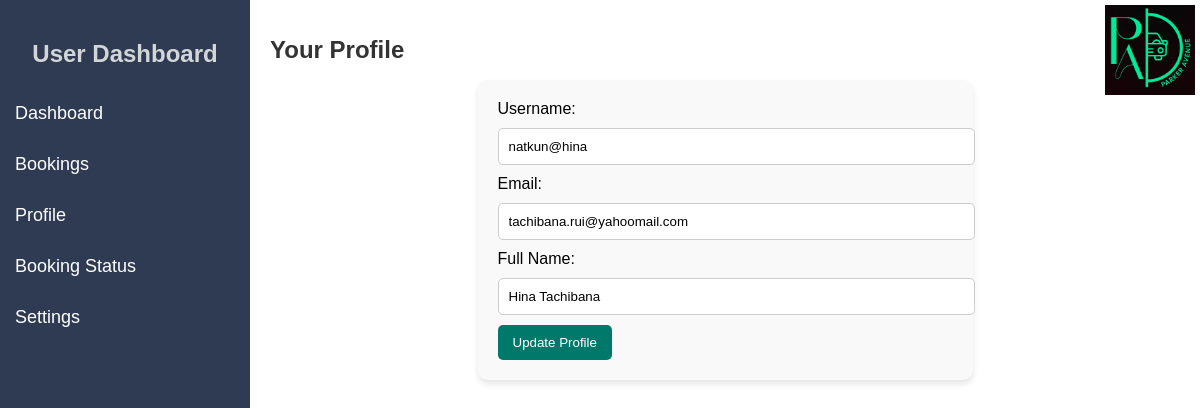
The app's page /user_profile (signed in) with its own data.
### models.py (models this page shows)
class User(db.Model):
    id = db.Column(db.Integer, primary_key=True)
    username = db.Column(db.String(80), unique=True, nullable=False)
    fullname = db.Column(db.String(100), nullable=True)
    email = db.Column(db.String(120), unique=True, nullable=False)
    password = db.Column(db.String(50), nullable=False)
    dob = db.Column(db.Date, nullable=True)
    state = db.Column(db.String(50), nullable=True)
    is_admin = db.Column(db.Boolean, default=False)
    is_banned = db.Column(db.Boolean, default=False)
    reservations = db.relationship('Reservation', backref='user', lazy=True)

### app.py (the view, shortened to what this page needs)
@app.route('/user_profile', methods=['GET', 'POST'])
@login_required
def user_profile():
    user = User.query.get(session['user_id'])
    reservations= Reservation.query.filter_by(user_id=user.id).all()
    return render_template('user_profile.html', user=user, reservations=reservations)

### app.py (called while the page is built)
def login_required(f):
    @wraps(f)
    def decorated_function(*args, **kwargs):
        if 'user_id' not in session:
            flash('Please log in first', 'danger')
            return redirect(url_for('user_login'))
        return f(*args, **kwargs)
    return decorated_function

### templates/user_profile.html (shortened to what this page needs)
<!DOCTYPE html>
<html lang="en">
<head>
</head>
<body>
    <div class="sidebar">
        <h2>User Dashboard</h2>
        <a href="{{ url_for('user_dashboard') }}">Dashboard</a>
        <a href="{{ url_for('user_bookings') }}">Bookings</a>
        <a href="{{ url_for('user_profile') }}">Profile</a>
        {% if reservations and reservations|length > 0 %}
            <a href="{{ url_for('book_status', booking_id=reservations[0].id) }}">Booking Status</a>
        {% else %}
            <span><b>No bookings yet</b></span>
        {% endif %}
        <a href="{{ url_for('settings') }}">Settings</a>
    </div>
    <div class="main-content">
        <div class="logo-container">
            <img src="{{ url_for('static', filename='../static/images/parker_avenue_logo.png') }}" alt=" ">
        </div>
        <h1>Your Profile</h1>
        <div class="profile-form">
            <form action="/update_profile" method="POST">
                <label for="username">Username:</label>
                <input type="text" id="username" name="username" value="{{ user.username }}" required>
                <label for="email">Email:</label>
                <input type="email" id="email" name="email" value="{{ user.email }}" required>
                <label for="full-name">Full Name:</label>
                <input type="text" id="full-name" name="full-name" value="{{ user.fullname }}" required>
                <button type="submit">Update Profile</button>
            </form>
        </div>
    </div>
</body>
</html>

### templates/user_profile.html (style rules this page uses)
body { font-family: Arial, sans-serif; display: flex; margin: 0; }
.sidebar { width: 250px; background-color: #2f3b52; color: rgba(253, 254, 250, 0.8); padding-top: 20px; height: 100vh; position: fixed; }
.sidebar h2 { text-align: center; margin-bottom: 20px; }
.sidebar a { color: white; padding: 15px; text-decoration: none; display: block; font-size: 18px; }
.main-content { margin-left: 250px; padding: 20px; width: 100%; }
.main-content h1 { font-size: 24px; color: #333; }
.profile-form { background-color:rgb(249, 249, 249); padding: 20px; border-radius: 10px; box-shadow: 0 4px 6px rgba(0, 0, 0, 0.1); width: 50%; margin: auto; }
.profile-form input { width: 100%; padding: 10px; margin: 10px 0; border: 1px solid #ccc; border-radius: 5px; }
.logo-container { position: absolute; top: 5px; right: 5px; text-align: right; }
.logo-container img { height: 90px; width: 90px; }
button { background-color: #00796b; color: white; border: none; padding: 10px 15px; border-radius: 5px; cursor: pointer; transition: background-color 0.3s; }

### records on screen
User: username "natkun@hina", email "tachibana.rui@yahoomail.com", full-name "Hina Tachibana"
